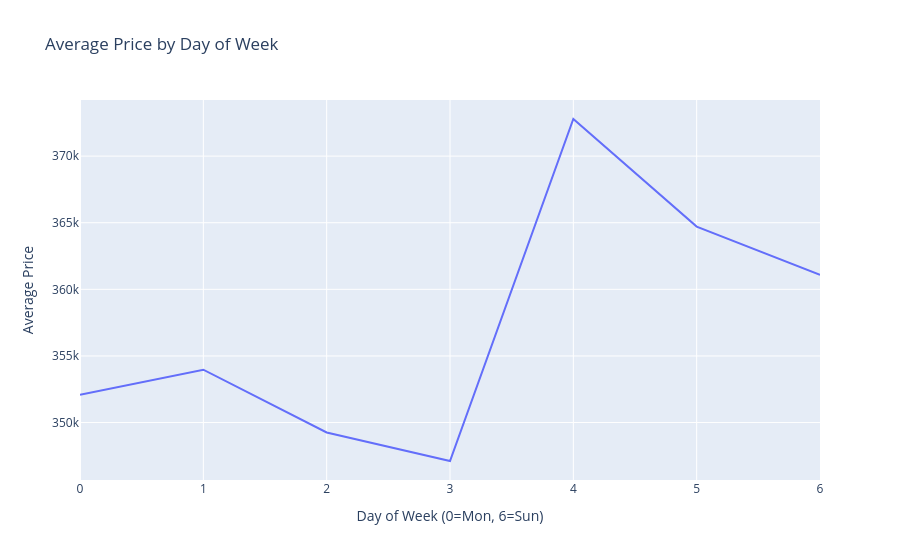

Here is the notebook cell this chart was saved with:
### Markdown cell above
## 7. Weekly Patterns

FUT markets often show:
- Thursday rises (rewards)
- Weekend dips (WL sell-off)
- Monday/Tuesday stabilization

Let’s check average price by day of week.

### Code cell
import plotly.express as px

df["day_of_week"] = df["date"].dt.weekday
avg_by_day = df.groupby("day_of_week")["price"].mean().reset_index()

fig = px.line(avg_by_day, x="day_of_week", y="price", title="Average Price by Day of Week")
fig.update_xaxes(title_text="Day of Week (0=Mon, 6=Sun)")
fig.update_yaxes(title_text="Average Price")
fig.show()

### Figure 1 — Plotly figure (JSON) as saved in the notebook; plotly's stock layout.template omitted (floating-point values rounded to 4 significant figures)
{"data": [{"hovertemplate": "day_of_week=%{x}<br>price=%{y}<extra></extra>", "legendgroup": "", "line": {"color": "#636efa", "dash": "solid"}, "marker": {"symbol": "circle"}, "mode": "lines", "name": "", "orientation": "v", "showlegend": false, "type": "scatter", "x": [0, 1, 2, 3, 4, 5, 6], "xaxis": "x", "y": [352100.0, 354000.0, 349300.0, 347100.0, 372800.0, 364700.0, 361100.0], "yaxis": "y"}], "layout": {"legend": {"tracegroupgap": 0}, "title": {"text": "Average Price by Day of Week"}, "xaxis": {"anchor": "y", "domain": [0, 1], "title": {"text": "Day of Week (0=Mon, 6=Sun)"}}, "yaxis": {"anchor": "x", "domain": [0, 1], "title": {"text": "Average Price"}}}}
